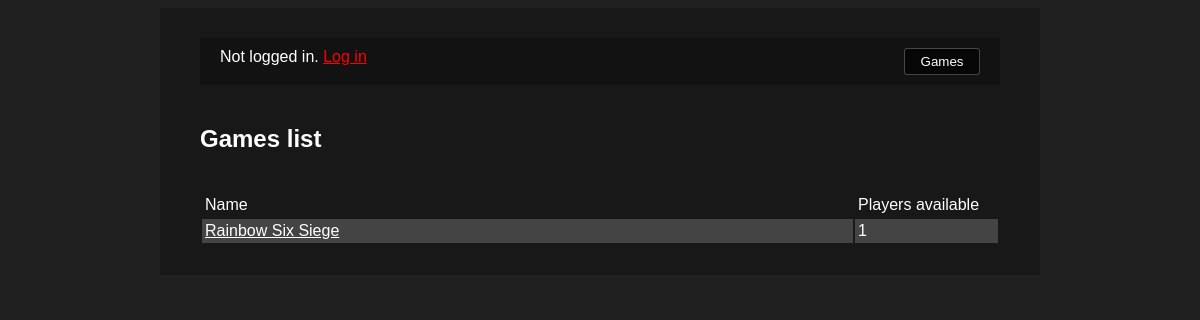
The app's page /games, older data.
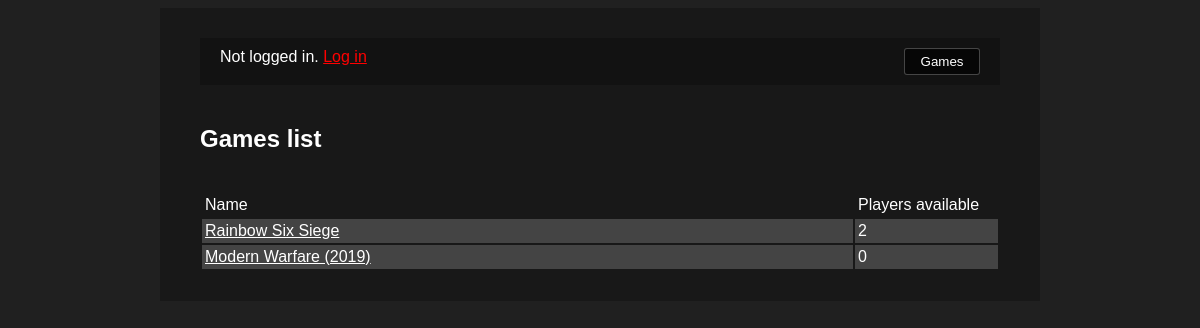
The same page, newer data.
### webapp_akari/models.py (models this page shows, shortened)
class GameEntry(models.Model):
    name = models.CharField(max_length=200)
    imageUrl = models.CharField(max_length=200, default="")
    dataConfigJson = models.CharField(max_length=2000)

### webapp_akari/views.py (the view)
# urls.py: path("games", views.games_list, name="games_list"),
def games_list(request):
    gameStats = sorted([GameListEntry(num=UserSubmission.objects.filter(game_id=x.id).count(), name=x.name, id=x.id) for x in GameEntry.objects.all()], key= lambda x: x.num)[::-1]
    return render(request, "teamfinder/gamelist.html", {
        "gamelist": gameStats
    })

### webapp_akari/templates/teamfinder/gamelist.html (shortened to what this page needs)
<!DOCTYPE html>
<html>
    <head>
        {% load static %}
        <link rel="stylesheet" href="{% static 'teamfinder/style.css' %}">
    </head>
    <body>
        <div class="mainPage">
            {% include "teamfinder/panel_navbar.html" %}
            <h2>Games list</h2>
            <br>
            <div>
                <table class="gamestats">
                    <tr>
                        <td style="background-color: transparent;">
                            Name
                        </td>
                        <td style="background-color: transparent;">
                            Players available
                        </td>
                    </tr>
                    {% for x in gamelist %}
                        <tr>
                            <td>
                                <a href="game/{{x.id}}">{{x.name}}</a>
                            </td>
                            <td class="playercount">
                                {{x.num}}
                            </td>
                        </tr>
                    {% endfor %}
                </table>
            </div>
        </div>
    </body>
</html>

### webapp_akari/templates/teamfinder/panel_navbar.html
<div class="navBar">
    {% block content %}
    {% if user.is_authenticated %}
    Logged in as {{ user.username }}
    <a href="{% url 'app_logout' %}">Log out</a>
    {% else %}
    Not logged in.
    <a href="{% url 'login' %}">Log in</a>
    {% endif %}
    {% endblock %}
    <button class="navbarbutton buttonmainstyle" onclick="location.href='/games';">Games</button>
</div>

### webapp_akari/static/teamfinder/style.css (style rules this page uses)
body { font-family: "Yu Gothic UI", sans-serif; color: #FFFFFF; background-color: #202020; }
a { color: red; }
.mainPage { margin: auto; width: max(800px, 50%); background: #00000040; padding-left: 40px; padding-right: 40px; padding-bottom: 30px; padding-top: 30px; overflow: auto; }
.navBar { padding-top: 10px; padding-left: 20px; padding-right: 20px; padding-bottom: 10px; margin-bottom: 40px; background-color: #00000040; overflow: auto; vertical-align: center; }
.buttonmainstyle { padding: 5px; background-color: #000000A0; border: 1px solid #FFFFFF40; border-radius: 3px; width: 10%; color: white; transition: 200ms; }
.navbarbutton { float:right; }
.gamestats { width: 100%; margin: auto; }
.gamestats td { padding: 3px; background-color: #ffffff30; }
.gamestats .playercount { width: 18%; }
.gamestats a { color: white; }

Row changes from the older to the newer data that the page shows:
added GameEntry: name "Modern Warfare (2019)"
Text that changed along with them:
new list line: "Rainbow Six Siege"
new list line: "2"
new list line: "0"
list line gone: "Rainbow Six Siege"
list line gone: "1"
